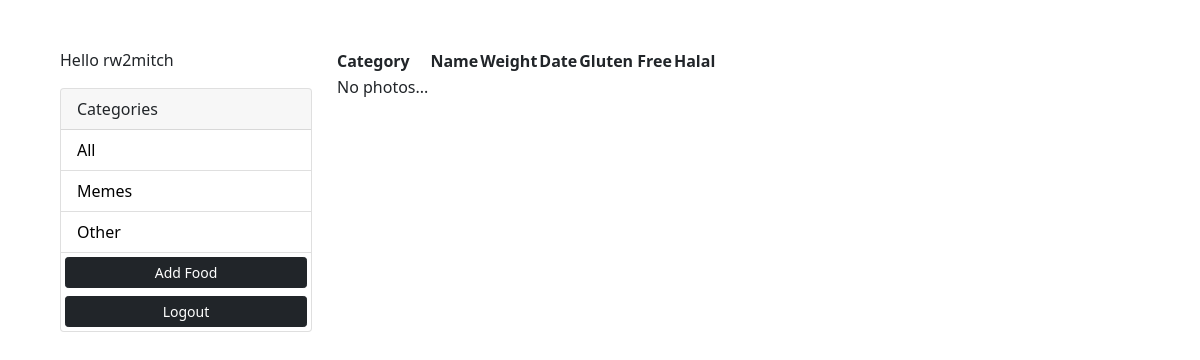
Before: / (signed in) with the older database file.
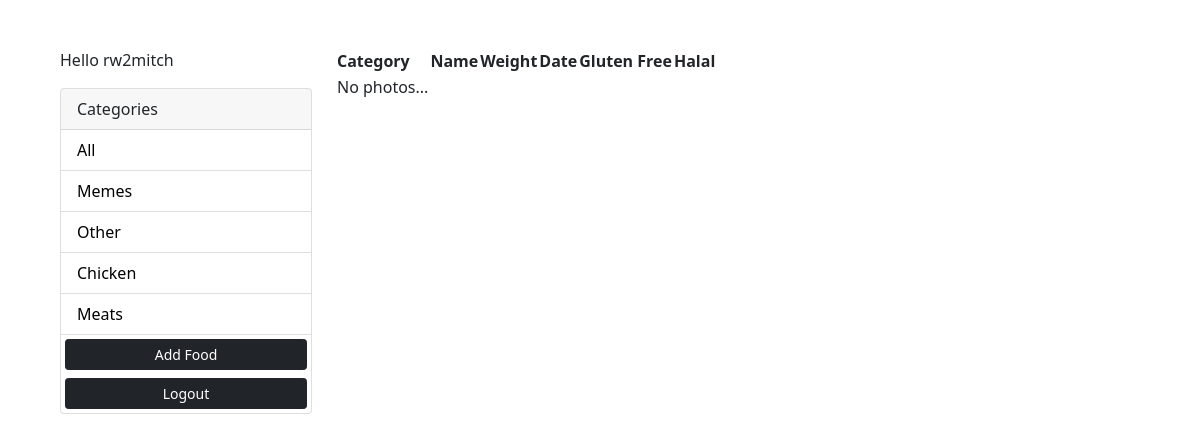
After: the same page with the newer database file.
### photos/models.py (models this page shows, shortened)
class Category(models.Model):
    class Meta:
        verbose_name = 'Category'
        verbose_name_plural = 'Categories'
    user = models.ForeignKey(
        User, on_delete=models.SET_NULL, null=True, blank=True)
    name = models.CharField(max_length=100, null=False, blank=False)

### photos/views.py (the view)
# urls.py: path('', views.gallery, name='gallery'),
@login_required(login_url='login')
def gallery(request):
    user = request.user
    category = request.GET.get('category')
    if category == None:
        foods = Food.objects.filter(category__user=user)
    else:
        foods = Food.objects.filter(
            category__name=category, category__user=user)
    categories = Category.objects.filter(user=user)
    context = {'categories': categories, 'foods': foods}
    return render(request, 'photos/gallery.html', context)

### photos/templates/photos/gallery.html (shortened to what this page needs)
<!DOCTYPE html>
<html lang="en">
<head>
    <link href="https://cdn.jsdelivr.net/npm/bootstrap@5.0.0-beta1/dist/css/bootstrap.min.css" rel="stylesheet"
>
</head>
<body class="m-5">
    <div class="container">
        <div class="row">
            <div class="col-md-3">
                {% if request.user.is_authenticated %}
                <p>Hello {{request.user}}</p>
                {% endif %}
                <div class="card">
                    <div class="card-header">
                        Categories
                    </div>
                    <ul class="list-group list-group-flush">
                        <li class="list-group-item">
                            <a href="{% url 'gallery' %}">All</a>
                        </li>
                        {% for category in categories %}
                        <li class=" list-group-item">
                            <a href="{% url 'gallery' %}?category={{category.name}}">
                                {{category.name}}
                            </a>
                        </li>
                        {% endfor %}
                        <a href="{% url 'add' %}" class="btn btn-dark btn-block btn-sm m-1">Add Food</a>
                        <a href="{% url 'logout' %}" class="btn btn-dark btn-block btn-sm m-1">Logout</a>
                    </ul>
                </div>
            </div>
            <div class="col-md-9">
                <table>
                    <tr>
                    <th>Category</th>
                    <th>Name</th>
                    <th>Weight</th>
                    <th>Date</th>
                    <th>Gluten Free</th>
                    <th>Halal</th>
                    </tr>
                    {% for food in foods %}
                    <tr>
                    <td>{{food.category.name}}</td>
                    <td>{{food.name}}</td>
                    <td>{{food.weight}}</td>
                    <td>{{food.date}}</td>
                    <td>{{food.glutenFree}}</td>
                    <td>{{food.halal}}</td>
                    </tr>
                    {% empty %}
                    <td>No photos...</td>
                    {% endfor %}
                </table>
            </div>
        </div>
    </div>
</body>
</html>

Changed rows visible on the page:
added Category: name "Chicken"
added Category: name "Meats"
